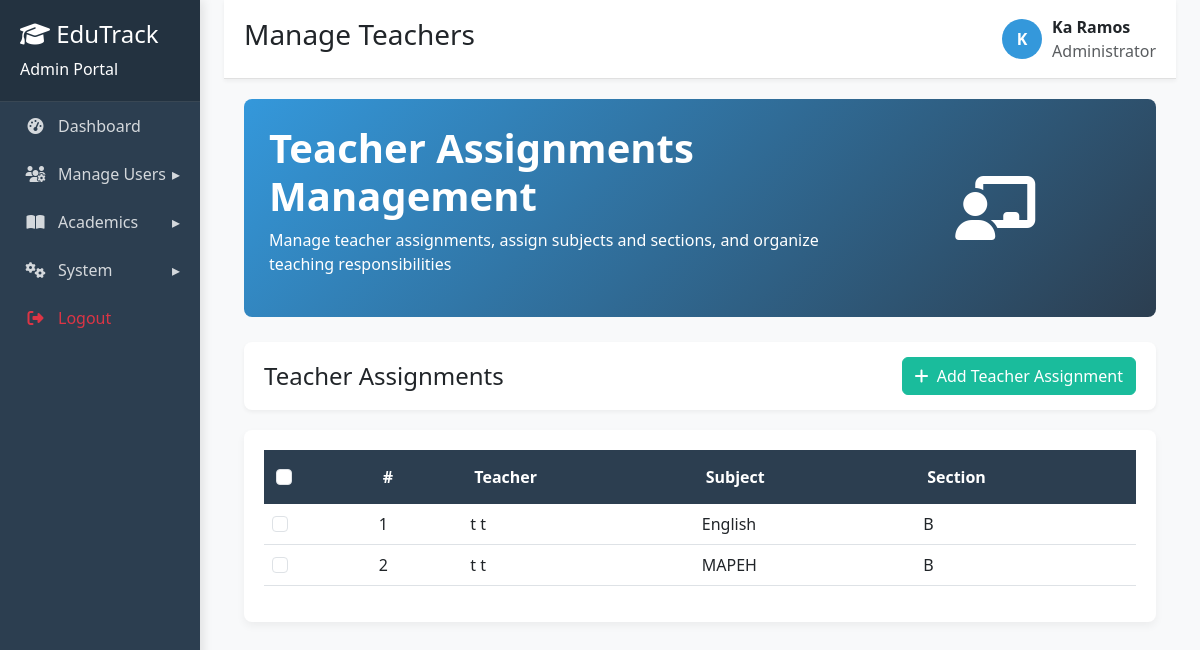
Page /WEBGRADINGSYSTEMPORTAL-Latest/manage_teachers.php (signed in) on the committed database.
### tables this page shows
CREATE TABLE `tbl_accounts` (
  `account_id` int(10) UNSIGNED NOT NULL,
  `username` varchar(80) NOT NULL,
  `password` varchar(255) NOT NULL,
  `role` enum('admin','teacher','student','parent') NOT NULL,
  `first_name` varchar(80) NOT NULL,
  `last_name` varchar(80) NOT NULL,
  `email` varchar(150) DEFAULT NULL,
  `contact_number` varchar(30) DEFAULT NULL,
  `created_at` datetime NOT NULL DEFAULT current_timestamp()
);

CREATE TABLE `tbl_teacher_assignments` (
  `assignment_id` int(10) UNSIGNED NOT NULL,
  `teacher_account_id` int(10) UNSIGNED NOT NULL,
  `subject_id` int(10) UNSIGNED NOT NULL,
  `section_id` int(10) UNSIGNED NOT NULL,
  `created_at` datetime NOT NULL DEFAULT current_timestamp()
);

CREATE TABLE `tbl_subjects` (
  `subject_id` int(10) UNSIGNED NOT NULL,
  `subject_name` varchar(120) NOT NULL,
  `year_level_id` int(10) UNSIGNED DEFAULT NULL,
  `semester` enum('1','2','Full Year') DEFAULT 'Full Year',
  `semester_id` int(11) DEFAULT NULL,
  `strand_id` int(10) UNSIGNED DEFAULT NULL
);

CREATE TABLE `tbl_sections` (
  `section_id` int(10) UNSIGNED NOT NULL,
  `year_level_id` int(10) UNSIGNED NOT NULL,
  `strand_id` int(10) UNSIGNED DEFAULT NULL,
  `section_name` varchar(60) NOT NULL
);

### WEBGRADINGSYSTEMPORTAL-Latest/manage_teachers.php (the view, shortened to what this page needs)
<?php
$host = "localhost";
$user = "root";
$pass = "";
$dbname = "school_portal";
$conn = new mysqli($host, $user, $pass, $dbname);
$adminName = 'Administrator';
$adminInitial = 'A';
try {
    $adminStmt = $conn->prepare("SELECT first_name, last_name, username FROM tbl_accounts WHERE account_id = ?");
    $adminStmt->bind_param("i", $_SESSION['account_id']);
    $adminStmt->execute();
    $adminResult = $adminStmt->get_result();
    $adminData = $adminResult->fetch_assoc();
    if ($adminData) {
        $adminName = $adminData['first_name'] . ' ' . $adminData['last_name'];
        $adminInitial = strtoupper(substr($adminData['first_name'], 0, 1));
    }
} catch (Exception $e) {
    if (isset($_SESSION['fullname']) && !empty($_SESSION['fullname'])) {
        $adminName = $_SESSION['fullname'];
        $adminInitial = substr($_SESSION['fullname'], 0, 1);
    } elseif (isset($_SESSION['username'])) {
        $adminName = $_SESSION['username'];
        $adminInitial = substr($_SESSION['username'], 0, 1);
    }
}
$teacher_assignments = $conn->query("
    SELECT a.assignment_id, t.first_name, t.last_name, s.subject_name, sec.section_name, t.account_id AS teacher_id, s.subject_id, sec.section_id
    FROM tbl_teacher_assignments a
    JOIN tbl_accounts t ON t.account_id = a.teacher_account_id
    JOIN tbl_subjects s ON s.subject_id = a.subject_id
    JOIN tbl_sections sec ON sec.section_id = a.section_id
");
?>
<!DOCTYPE html>
<html lang="en">
<head>
<link rel="stylesheet" href="https://cdn.jsdelivr.net/npm/bootstrap@5.3.0/dist/css/bootstrap.min.css">
<link rel="stylesheet" href="https://cdnjs.cloudflare.com/ajax/libs/font-awesome/6.4.0/css/all.min.css">
</head>
<body>
<div class="container-fluid">
<div class="row">
    <div class="col-md-3 col-lg-2 sidebar">
        <div class="sidebar-header">
            <h4><i class="fas fa-graduation-cap"></i> EduTrack</h4>
            <p class="mb-0">Admin Portal</p>
        </div>
        <ul class="sidebar-menu">
            <li><a href="admin_dashboard.php"><i class="fas fa-tachometer-alt"></i><span>Dashboard</span></a></li>
            <li class="has-submenu">
                <a href="#"><i class="fas fa-users-cog"></i><span>Manage Users</span></a>
            </li>
            <li class="has-submenu">
                <a href="#"><i class="fas fa-book-open"></i><span>Academics</span></a>
            </li>
            <li class="has-submenu">
                <a href="#"><i class="fas fa-cogs"></i><span>System</span></a>
            </li>
            <li><a href="logout.php" class="text-danger" onclick="return confirmLogout()"><i class="fas fa-sign-out-alt"></i><span>Logout</span></a></li>
        </ul>
    </div>
    <div class="col-md-9 col-lg-10 ml-sm-auto px-4">
        <div class="header">
            <h3>Manage Teachers</h3>
            <div class="user-info">
                <div class="avatar"><?= $adminInitial ?></div>
                <div>
                    <div class="fw-bold"><?= htmlspecialchars($adminName) ?></div>
                    <div class="text-muted">Administrator</div>
                </div>
            </div>
        </div>
        <div class="main-content">
            <div class="welcome-section">
                <div class="row align-items-center">
                    <div class="col-md-8">
                        <h1>Teacher Assignments Management</h1>
                        <p>Manage teacher assignments, assign subjects and sections, and organize teaching responsibilities</p>
                    </div>
                    <div class="col-md-4 text-center">
                        <i class="fas fa-chalkboard-teacher fa-4x"></i>
                    </div>
                </div>
            </div>
            <div class="actions-container">
                <h4 class="mb-0">Teacher Assignments</h4>
                <div class="action-buttons">
                    <button class="btn btn-success" data-bs-toggle="modal" data-bs-target="#addTeacherModal">
                        <i class="fas fa-plus me-1"></i> Add Teacher Assignment
                    </button>
                </div>
            </div>
            <div class="card">
                <div class="card-body">
                    <div class="table-responsive">
                        <table class="table table-hover">
                            <thead>
                                <tr>
                                    <th>
                                        <input type="checkbox" id="selectAll" class="form-check-input">
                                    </th>
                                    <th>#</th>
                                    <th>Teacher</th>
                                    <th>Subject</th>
                                    <th>Section</th>
                                </tr>
                            </thead>
                            <tbody>
                                <?php if($teacher_assignments->num_rows > 0):
                                    $count = 1;
                                    while($row = $teacher_assignments->fetch_assoc()): ?>
                                    <tr>
                                        <td>
                                            <input type="checkbox" class="form-check-input assignment-checkbox"
                                                   data-assignment='<?= json_encode($row) ?>'
                                                   value="<?= $row['assignment_id'] ?>">
                                        </td>
                                        <td><?= $count++; ?></td>
                                        <td><?= htmlspecialchars($row['first_name'] . ' ' . $row['last_name']) ?></td>
                                        <td><?= htmlspecialchars($row['subject_name']) ?></td>
                                        <td><?= htmlspecialchars($row['section_name']) ?></td>
                                    </tr>
                                <?php endwhile; endif; ?>
                            </tbody>
                        </table>
                    </div>
                </div>
            </div>
        </div>
    </div>
</div>
</div>
</body>
</html>

### WEBGRADINGSYSTEMPORTAL-Latest/manage_teachers.php (style rules this page uses)
:root { --primary: #2c3e50; --secondary: #3498db; --accent: #1abc9c; --light: #ecf0f1; --dark: #34495e; }
body { font-family: 'Segoe UI', Tahoma, Geneva, Verdana, sans-serif; background-color: #f8f9fa; }
.sidebar { background-color: var(--primary); color: white; min-height: 100vh; padding:0; box-shadow: 3px 0 10px rgba(0,0,0,0.1); }
.sidebar-header { padding: 20px; background-color: rgba(0,0,0,0.2); border-bottom:1px solid rgba(255,255,255,0.1); }
.sidebar-menu { list-style:none; padding:0; margin:0; }
.sidebar-menu li { width:100%; }
.sidebar-menu a { color: rgba(255,255,255,0.8); text-decoration:none; display:block; padding:12px 20px; border-left:3px solid transparent; transition:0.3s; }
.sidebar-menu i { width:25px; text-align:center; margin-right:10px; }
.main-content { padding:20px; }
.header { background-color:white; padding:15px 20px; border-bottom:1px solid #e0e0e0; display:flex; justify-content:space-between; align-items:center; box-shadow:0 2px 4px rgba(0,0,0,0.05); }
.user-info { display:flex; align-items:center; }
.user-info .avatar { width:40px; height:40px; border-radius:50%; background-color: var(--secondary); color:white; display:flex; align-items:center; justify-content:center; font-weight:bold; margin-right:10px; }
.table thead th { background-color: var(--primary); color: white; border: none; padding: 15px 12px; font-weight: 600; }
.card { border: none; border-radius: 8px; box-shadow: 0 4px 8px rgba(0,0,0,0.05); transition: transform 0.3s, box-shadow 0.3s; margin-bottom: 20px; }
.card-body { padding: 20px; }
.btn-success { background-color: var(--accent); border-color: var(--accent); }
.actions-container { background-color: white; padding: 15px 20px; margin-bottom: 20px; border-radius: 8px; box-shadow: 0 2px 4px rgba(0,0,0,0.05); display: flex; justify-content: space-between; align-items: center; }
.action-buttons { display: flex; gap: 10px; }
.welcome-section { background: linear-gradient(135deg, var(--secondary), var(--primary)); color: white; border-radius: 8px; padding: 25px; margin-bottom: 25px; }
.welcome-section h1 { font-weight: 700; }
.has-submenu > a::after { content: "▸"; float: right; }

### rows in the picture
tbl_accounts: first_name "K", adminName "Ka Ramos"
tbl_teacher_assignments: teacher_account.last_name "t t", subject.subject_name "English", section.section_name "B"
tbl_teacher_assignments: teacher_account.last_name "t t", subject.subject_name "MAPEH", section.section_name "B"
